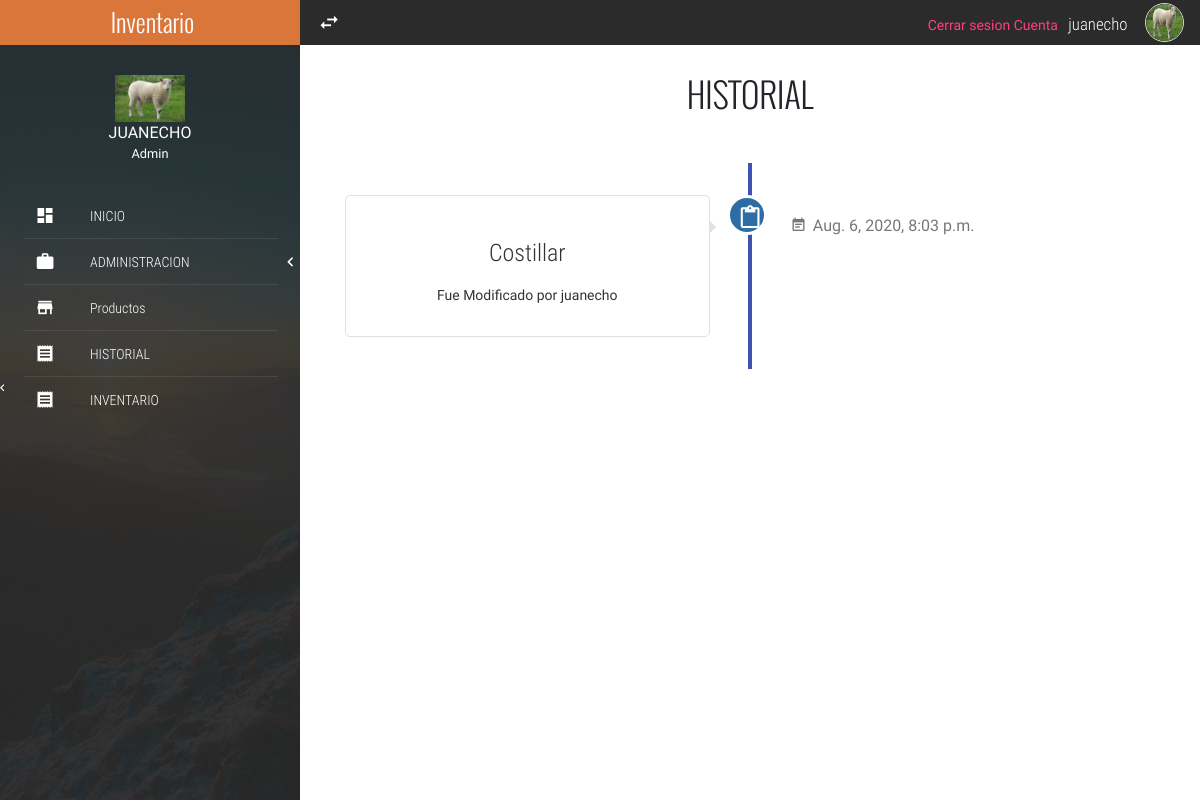
/historial/ (signed in), run on an earlier commit of the app's database.
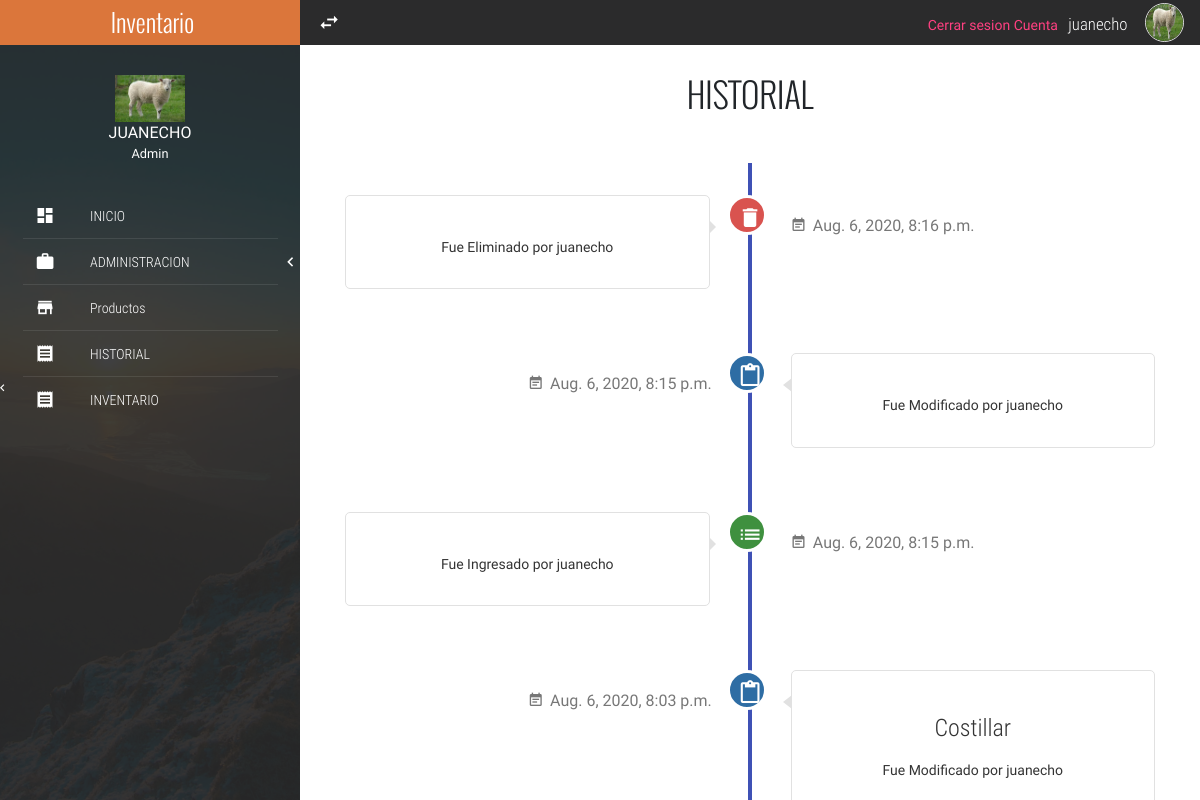
And on a later commit of the database.
### historial/models.py (models this page shows)
class History(models.Model):
    prod = models.ForeignKey(Product, on_delete = models.SET_NULL, null=True)
    user = models.ForeignKey(User, on_delete = models.CASCADE)
    date = models.DateTimeField(auto_now=True)
    entry = models.IntegerField(
        null=False, blank=False,
		choices=type_entry,
		default=1,
    )

### products/models.py (models this page shows, shortened)
class Product(models.Model):
	barcode = models.IntegerField()
	name = models.CharField(max_length=20)
	units = models.IntegerField()
	price = models.IntegerField()
	disc = models.IntegerField()
	cat = models.ForeignKey(Category, on_delete = models.SET_NULL, null=True)
	prov = models.ForeignKey(Provider, on_delete = models.SET_NULL, null=True)
	stat = models.IntegerField(
		null=False, blank=False,
		choices=product_status,
		default=1,
	)
	img = models.ImageField(upload_to='pics')

### historial/views.py (the view)
# urls.py: path('historial/', history, name = 'historial'),
def history(request):
    hist = History.objects.all().order_by('-id')
    context = {
        'historial' : hist
    }
    return render(request, 'historial/historial.html', context)

### historial/templates/historial/historial.html
{% extends 'index.html' %}
{% block content %}
<section class="full-width" style="margin: 30px 0;">
    <h3 class="text-center tittles">HISTORIAL</h3>
    <div id="timeline-c" class="timeline-c">
        {% for historia in historial%}
        <div class="timeline-c-box">
            {% if historia.entry == 1 %}
                <div class="timeline-c-box-icon bg-success">
                    <i class="zmdi zmdi-view-list-alt"></i>
                </div>
            {% elif historia.entry == 2 %}
                <div class="timeline-c-box-icon bg-danger">
                    <i class="zmdi zmdi-delete"></i>
                </div>
            {% elif historia.entry == 3 %}
                <div class="timeline-c-box-icon bg-primary">
                    <i class="zmdi zmdi-assignment-o"></i>
                </div>
            {% endif %}
            <div class="timeline-c-box-content">
                <h4 class="text-center text-condensedLight">{{ historia.prod.name }}</h4>
                <p class="text-center">
                    <span>Fue </span>
                    {% if historia.entry == 1 %}
                        <span>Ingresado </span>
                    {% elif historia.entry == 2 %}
                        <span>Eliminado </span>
                    {% else %}
                        <span>Modificado </span>
                    {% endif %}
                    <span>por </span>
                    {{ historia.user }}
                </p>
                <span class="timeline-date"><i class="zmdi zmdi-calendar-note zmdi-hc-fw"></i>
                    {{ historia.date }}
                </span>
            </div>
        </div>
        {% endfor %}
    </div>
</section>
{% endblock %}

What changed in the data, as far as the page shows it:
added History: entry 2 (drawn), user "juanecho", date "Aug. 6, 2020, 8:16 p.m."
added History: entry 3 (drawn), user "juanecho", date "Aug. 6, 2020, 8:15 p.m."
added History: entry 1 (drawn), user "juanecho", date "Aug. 6, 2020, 8:15 p.m."
